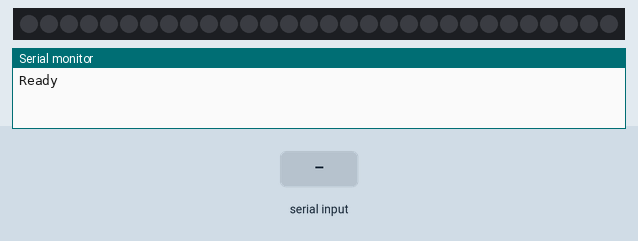
This sketch was run on a simulated Arduino Uno, built with avr-gcc and run on an emulated ATmega328P. Parts: 30 RGB LEDs in strip order, left to right, the last lines printed to the serial monitor. Inputs (shaded band) come from the test bench. Dim RGB values are drawn brighter than linear.

Above: at 1.2 s.
1.3 s: "ON\n" received over Serial
At 1.6 s:
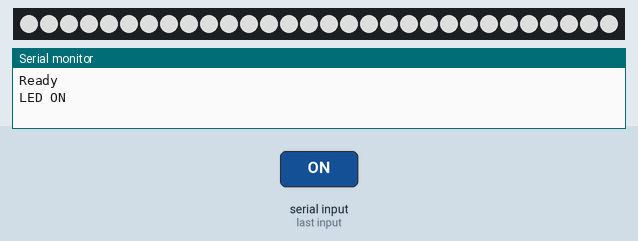
2.8 s: "OFF\n" received over Serial
At 3.9 s:
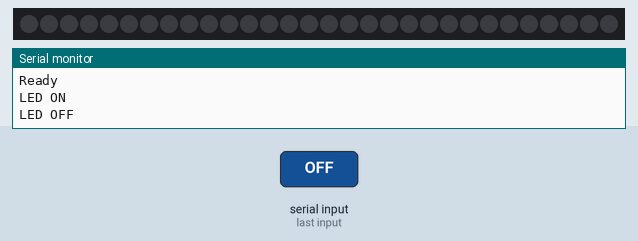
Timing chart, 0 to 5.8 s (numbered marks = the images above; inputs shaded):
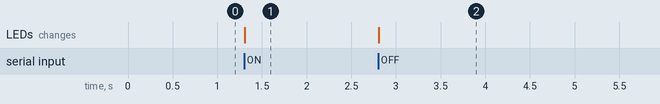

Measured:
- after the input at 1.3 s, the LEDs: change at once (image 1)
- after the input at 2.8 s, the LEDs: change at once (image 2)

The sketch:

neopixel_range_test.ino
```cpp
#include <Adafruit_NeoPixel.h>

#define LED_PIN    5
#define LED_COUNT  30

Adafruit_NeoPixel strip(LED_COUNT, LED_PIN, NEO_GRB + NEO_KHZ800);

int readToken(String text, int tokenIndex) {
  int start = 0;
  int current = 0;

  text.trim();
  while (start < text.length()) {
    int end = text.indexOf(' ', start);
    if (end == -1) {
      end = text.length();
    }

    if (current == tokenIndex) {
      return text.substring(start, end).toInt();
    }

    current++;
    start = end + 1;
    while (start < text.length() && text.charAt(start) == ' ') {
      start++;
    }
  }

  return 0;
}

void setAll(uint32_t color) {
  for (int i = 0; i < strip.numPixels(); i++) {
    strip.setPixelColor(i, color);
  }
  strip.show();
}

void setRange(int startLed, int endLed, int red, int green, int blue) {
  startLed = constrain(startLed, 0, LED_COUNT - 1);
  endLed = constrain(endLed, 0, LED_COUNT - 1);

  if (startLed > endLed) {
    int temp = startLed;
    startLed = endLed;
    endLed = temp;
  }

  strip.clear();
  for (int i = startLed; i <= endLed; i++) {
    strip.setPixelColor(i, strip.Color(red, green, blue));
  }
  strip.show();
}

void setup() {
  Serial.begin(9600);
  strip.begin();
  strip.clear();
  strip.show();
  strip.setBrightness(150);
  Serial.println("Ready");
}

void loop() {
  if (Serial.available()) {
    String cmd = Serial.readStringUntil('\n');
    cmd.trim();

    if (cmd == "ON") {
      setAll(strip.Color(255, 255, 255));
      Serial.println("LED ON");

    } else if (cmd == "OFF") {
      strip.clear();
      strip.show();
      Serial.println("LED OFF");

    } else if (cmd.startsWith("RANGE ")) {
      int startLed = readToken(cmd, 1);
      int endLed = readToken(cmd, 2);
      int red = constrain(readToken(cmd, 3), 0, 255);
      int green = constrain(readToken(cmd, 4), 0, 255);
      int blue = constrain(readToken(cmd, 5), 0, 255);

      setRange(startLed, endLed, red, green, blue);
      Serial.print("LED RANGE ");
      Serial.print(startLed);
      Serial.print(" ");
      Serial.println(endLed);
    }
  }
}
```
